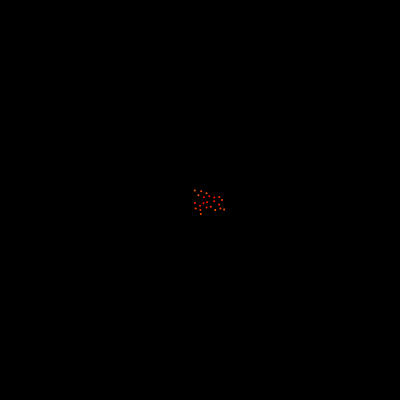
Frame 1 (no input)
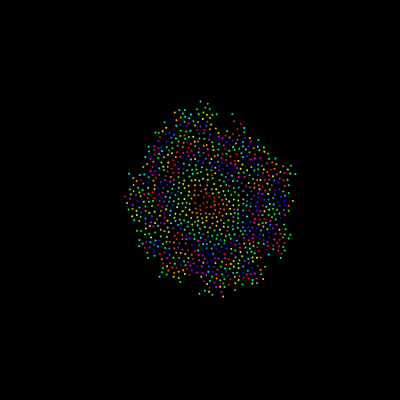
Frame 60 (no input)
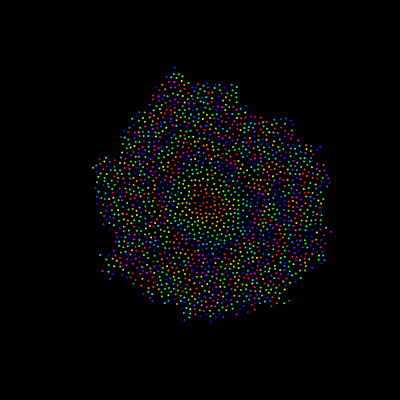
Frame 120 (the mouse pressed at the canvas centre since frame 60)

The p5.js sketch that drew these frames (run headless with seeded random() and noise() and a simulated clock; from frame 60 on, the mouse is pressed at the canvas centre):

// p5.js sketch
// ── sketch.js
// Daniel Shiffman
// http://codingtra.in
// http://patreon.com/codingtrain
// Code for this video: https://youtu.be/flQgnCUxHlw

var r = 4;
var k = 30;
var grid = [];
var w = r / Math.sqrt(2);
var active = [];
var cols, rows;
var ordered = [];

function setup() {
  createCanvas(400, 400);
  background(0);
  strokeWeight(4);
  colorMode(HSB);

  // STEP 0
  cols = floor(width / w);
  rows = floor(height / w);
  for (var i = 0; i < cols * rows; i++) {
    grid[i] = undefined;
  }

  // STEP 1
  var x = width / 2;
  var y = height / 2;
  var i = floor(x / w);
  var j = floor(y / w);
  var pos = createVector(x, y);
  grid[i + j * cols] = pos;
  active.push(pos);
  //frameRate(1);
}

function draw() {
  background(0);
  //noLoop();

  for (var total = 0; total < 25; total++) {
    if (active.length > 0) {
      var randIndex = floor(random(active.length));
      var pos = active[randIndex];
      var found = false;
      for (var n = 0; n < k; n++) {
        var sample = p5.Vector.random2D();
        var m = random(r, 2 * r);
        sample.setMag(m);
        sample.add(pos);

        var col = floor(sample.x / w);
        var row = floor(sample.y / w);

        if (col > -1 && row > -1 && col < cols && row < rows && !grid[col + row * cols]) {
          var ok = true;
          for (var i = -1; i <= 1; i++) {
            for (var j = -1; j <= 1; j++) {
              var index = (col + i) + (row + j) * cols;
              var neighbor = grid[index];
              if (neighbor) {
                var d = p5.Vector.dist(sample, neighbor);
                if (d < r) {
                  ok = false;
                }
              }
            }
          }
          if (ok) {
            found = true;
            grid[col + row * cols] = sample;
            active.push(sample);
            ordered.push(sample);
            // Should we break?
            break;
          }
        }
      }

      if (!found) {
        active.splice(randIndex, 1);
      }

    }
  }

  for (var i = 0; i < ordered.length; i++) {
    if (ordered[i]) {
      stroke(i % 360, 100, 100);
      strokeWeight(r * 0.5);
      point(ordered[i].x, ordered[i].y);
    }
  }

  // for (var i = 0; i < active.length; i++) {
  //   stroke(255, 0, 255);
  //   strokeWeight(1);
  //   point(active[i].x, active[i].y);
  // }
  //console.log(active.length);
}
